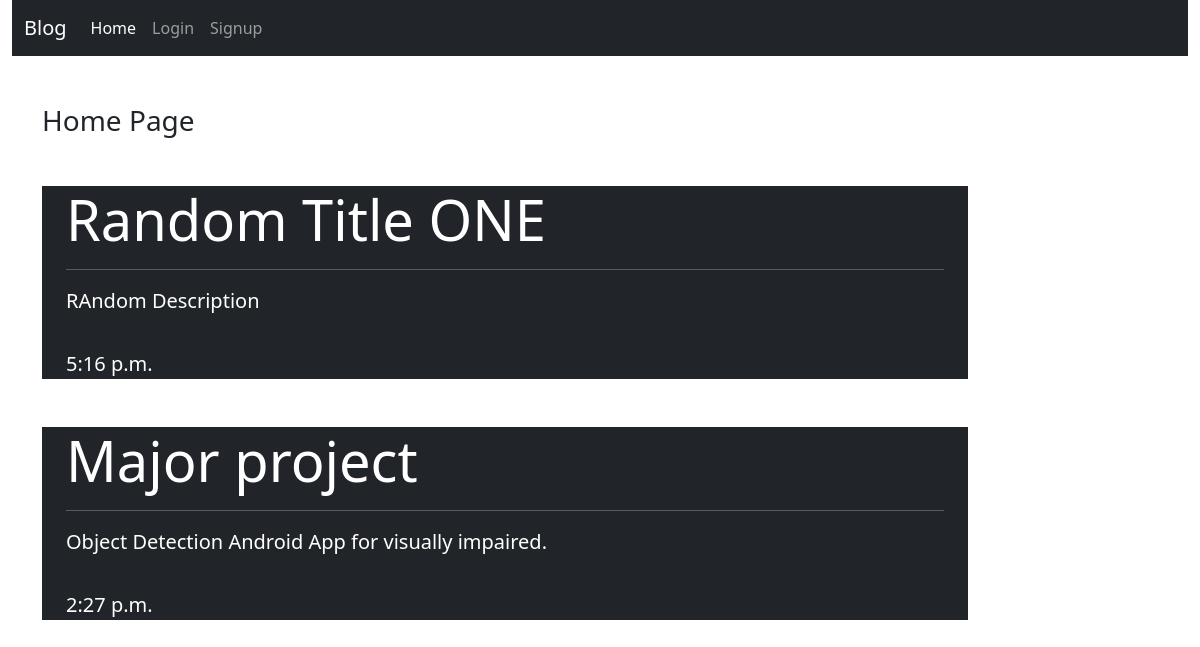
The page / on the database its author committed.
### post/models.py (models this page shows)
class BlogPost(models.Model):
    title = models.CharField(max_length=100)
    desc = models.TextField()
    timestamp = models.TimeField(auto_now_add=True)

### post/views.py (the view)
# urls.py: 2. Add a URL to urlpatterns:  path('', views.home, name='home')
def home(request):
    posts = BlogPost.objects.all()
    return render(request, 'post/home.html',{'posts':posts})

### post/templates/post/home.html
{% extends 'post/base.html' %}
{% load static %}
{% block content %}
<div class="col-sm-10 my-5">
<h3>Home Page</h3>
{% for post in posts %}
<div class="jumbotron  jumbotron-fluid my-5 bg-dark">
  <div class="container">
    <h1 class="display-4 text-white font-weight-bold">{{post.title}}</h1>
    <hr class=bg-light >
    <p class="lead text-white">{{post.desc}}</p>
    <hr>
            <small class="lead text-white" >{{post.timestamp}}</small>
  </div>
</div>
{% endfor %}
</div>
{% endblock content %}

### rows shown on the page
BlogPost: title "Random Title ONE", desc "RAndom Description", timestamp "5:16 p.m."
BlogPost: title "Major project", desc "Object Detection Android App for visually impaired.", timestamp "2:27 p.m."
